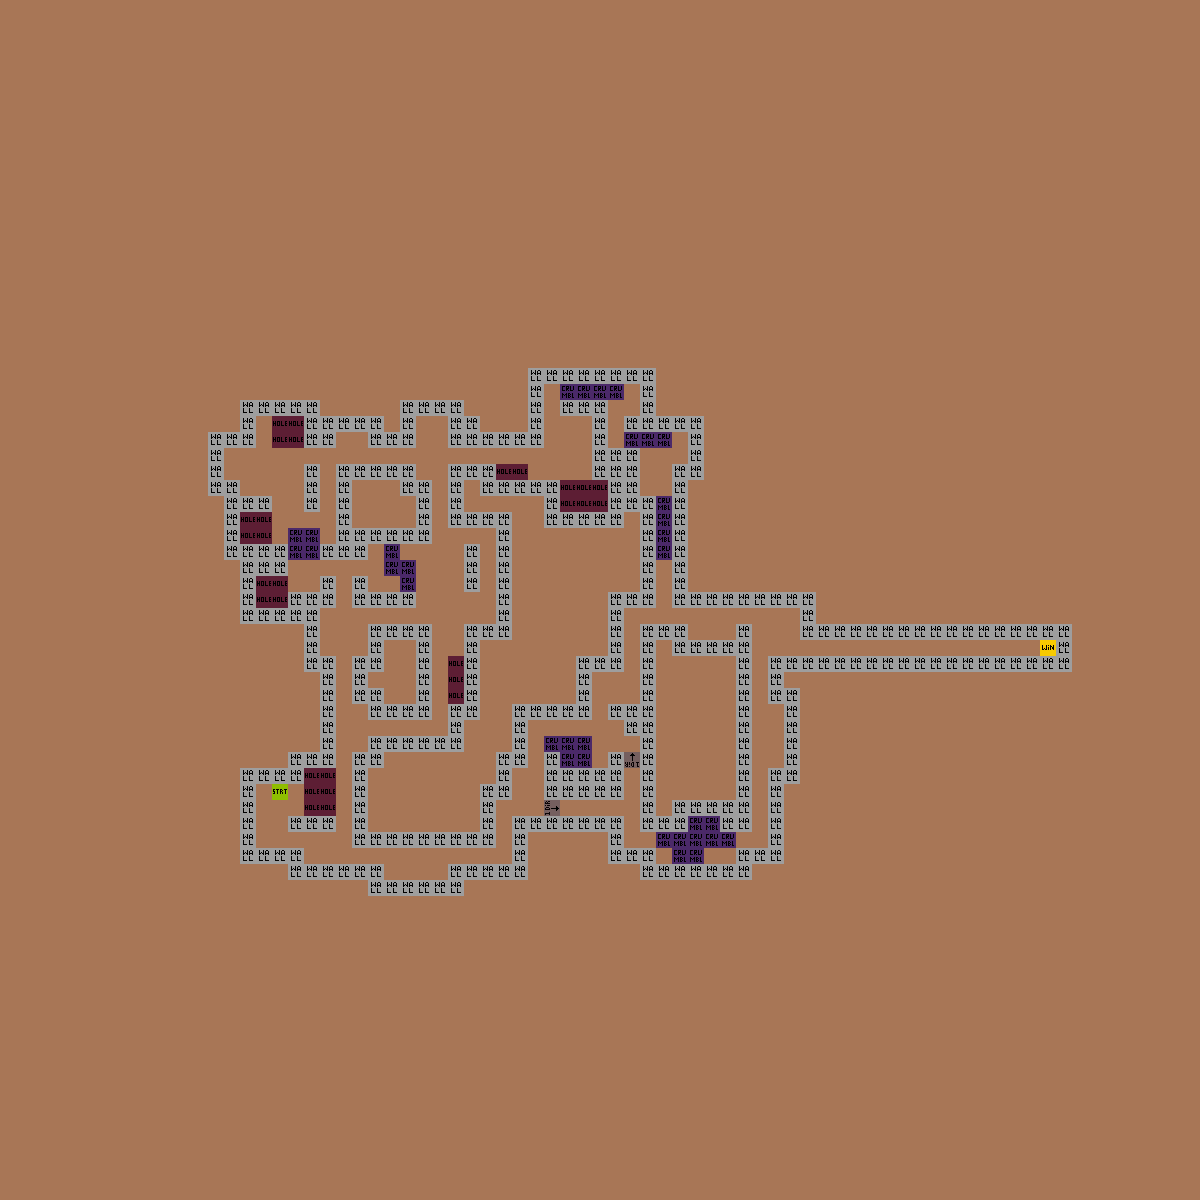

This game map was drawn from its Tiled (.tmx) file and the tilesets committed beside it. A one-line description and the trimmed map source follow:
An orthogonal 75x75 tile map with 16x16 px tiles, 4 tile layers (Art_Background, Art_Gameplay, SlimeCover, Gameplay), 2 tilesets and 1 object (spawn).

<map version="1.2" tiledversion="1.2.3" orientation="orthogonal" renderorder="right-down" width="75" height="75" tilewidth="16" tileheight="16" infinite="0" backgroundcolor="#a87656" nextlayerid="31" nextobjectid="2">
 <tileset firstgid="1" source="tileset/GameplayTileset.tsx" />
 <tileset firstgid="33" source="tileset/GameplayImages.tsx" />
 <layer id="26" name="Art_Background" width="75" height="75">
  <data>[5625 cells, 0 non-empty, 0 distinct tile ids]</data>
 </layer>
 <layer id="29" name="Art_Gameplay" width="75" height="75">
  <data>[5625 cells, 1 non-empty, 1 distinct tile ids]</data>
 </layer>
 <layer id="30" name="SlimeCover" width="75" height="75">
  <data>[5625 cells, 0 non-empty, 0 distinct tile ids]</data>
 </layer>
 <layer id="27" name="Gameplay" width="75" height="75">
  <data>[5625 cells, 488 non-empty, 6 distinct tile ids]</data>
 </layer>
 <objectgroup id="28" name="Properties">
  <object id="1" name="spawn" x="272" y="784" width="16" height="16" />
 </objectgroup>
</map>
